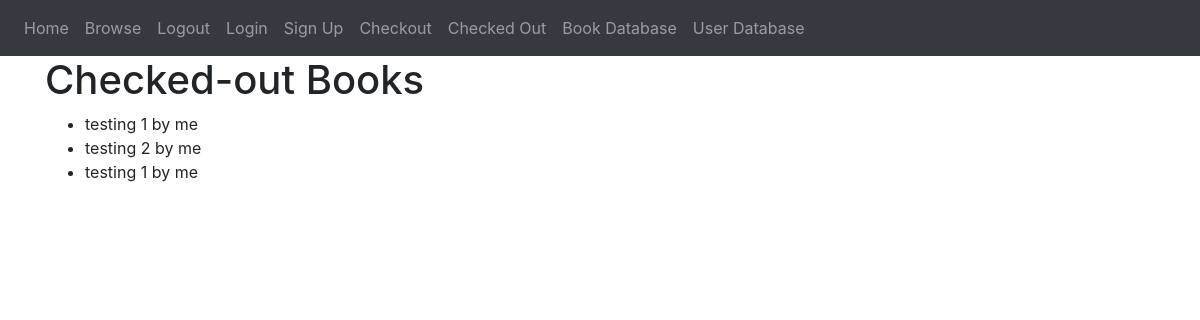
The app's page /checkedBooks (signed in) with its own data.
### website/models.py (models this page shows)
class CheckedBook(db.Model):
    id = db.Column(db.Integer, primary_key=True)
    user_id = db.Column(db.Integer, db.ForeignKey('user.id'))
    book_id = db.Column(db.Integer, db.ForeignKey('book.id'))
    timestamp = db.Column(db.DateTime, default=func.now())
    user = db.relationship('User', backref=db.backref('checked_books', lazy=True))
    book = db.relationship('Book', backref=db.backref('checked_books', lazy=True))

class Book(db.Model):
    id = db.Column(db.Integer, primary_key=True)
    title = db.Column(db.String(100))
    authorname = db.Column(db.String(100))

### website/views.py (the view)
@views.route("/checkedBooks")
@login_required
def checkedBase():
    checked_books = CheckedBook.query.filter_by(user_id=current_user.id).all()
    return render_template("checkedBooks.html", checked_books=checked_books)

### website/__init__.py (called while the page is built)
def create_app():
    app = Flask(__name__)
    app.config['SECRET_KEY'] = 'Eldritch' ##random string key
    app.config['SQLALCHEMY_DATABASE_URI'] = f'sqlite:///{DB_NAME}'
    db.init_app(app)
    from .views import views
    from .auth import auth
    app.register_blueprint(views, url_prefix='/')
    app.register_blueprint(auth, url_prefix='/')
    from .models import User
    with app.app_context():
        db.create_all()
    login_manager = LoginManager()
    login_manager.login_view = 'auth.login'
    login_manager.init_app(app)
    @login_manager.user_loader
    def load_user(id):
        return User.query.get(int(id))
    return app

### website/templates/checkedBooks.html
{% extends "base.html" %}
{% block content %}
<h1>Checked-out Books</h1>
<ul>
  {% for checked_book in checked_books %}
  <li>
    {{ checked_book.book.title }} by {{ checked_book.book.authorname }}
  </li>
  {% endfor %}
</ul>
{% endblock %}

### records on screen
CheckedBook: book "testing 1", book.authorname "me"
CheckedBook: book "testing 2", book.authorname "me"
CheckedBook: book "testing 1", book.authorname "me"
